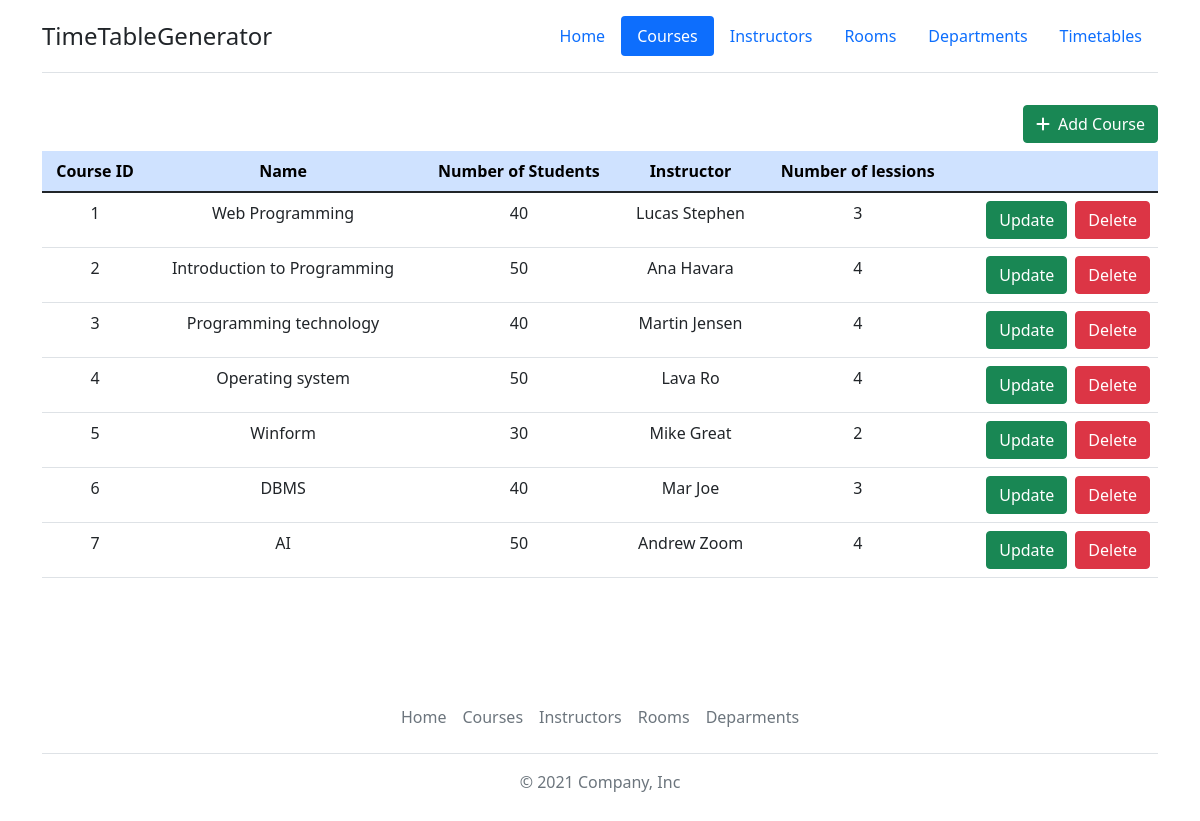
Page /timetable/list-courses/ on the earlier database version.
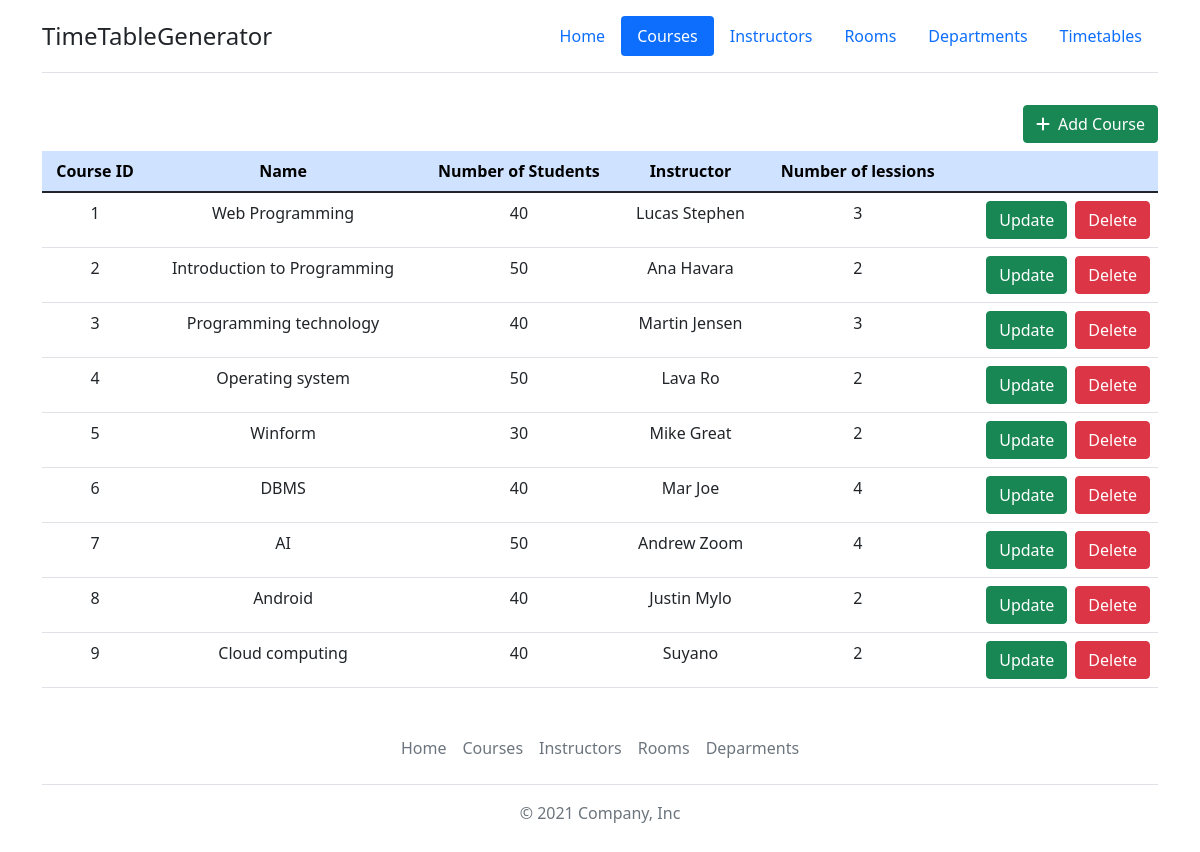
Same page on the later database version.
### Timetable/models.py (models this page shows, shortened)
class Course(models.Model):
    course_id = models.AutoField(primary_key=True)
    name = models.CharField(max_length=50)
    number_of_students = models.IntegerField()
    number_of_lessions_per_week = models.IntegerField(default=1)
    instructors = models.ForeignKey(Instructor, on_delete=models.CASCADE, null=True, blank=True)

class Instructor(models.Model):
    inst_id = models.AutoField(primary_key=True)
    name = models.CharField(max_length=50)
    def __str__(self):
        return self.name

### Timetable/views.py (the view)
# urls.py: path('list-courses/', views.listCourses, name='courses'),
def listCourses(request):
    courses = Course.objects.all()
    context = {'courses': courses}
    return render(request, 'courses.html', context)

### Timetable/templates/courses.html (shortened to what this page needs)
{% extends 'base.html' %}
{% load static %}
{% block navbar %}
<header class="d-flex flex-wrap justify-content-center py-3 mb-4 border-bottom">
    <a href="{% url 'home' %}" class="d-flex align-items-center mb-3 mb-md-0 me-md-auto text-dark text-decoration-none">
        <span class="fs-4">TimeTableGenerator</span>
    </a>
    <ul class="nav nav-pills">
        <li class="nav-item"><a href="{% url 'home' %}" class="nav-link">Home</a></li>
        <li class="nav-item"><a href="{% url 'courses' %}" class="nav-link active" aria-current="page">Courses</a></li>
        <li class="nav-item"><a href="{% url 'instructors' %}" class="nav-link">Instructors</a></li>
        <li class="nav-item"><a href="{% url 'rooms' %}" class="nav-link">Rooms</a></li>
        <li class="nav-item"><a href="{% url 'departments' %}" class="nav-link">Departments</a></li>
        <li calss="nav-item"><a href="{% url 'timetables' %}" class="nav-link">Timetables</a></li>
    </ul>
</header>
{% endblock %}
{% block content %}
<div class="container" style="min-height: 70vh;">
    <div class="table-responsive-lg">
        <a href="{% url 'addCourse' %}" class="btn btn-success float-end my-2"><i class="fas fa-plus me-2"></i>Add Course</a>
        <table class="table table-hover">
            <thead>
                <tr class="table-primary">
                    <th class="text-center" scope="col">Course ID</th>
                    <th class="text-center" scope="col">Name</th>
                    <th class="text-center" scope="col">Number of Students</th>
                    <th class="text-center" scope="col">Instructor</th>
                    <th class="text-center" scope="col">Number of lessions</th>
                    <th scope="col"> </th>
                </tr>
            </thead>
            <tbody>
                {% for course in courses %}
                    <tr>
                        <td class="text-center">{{ course.course_id }}</td>
                        <td class="text-center">{{ course.name }}</td>
                        <td class="text-center">{{ course.number_of_students }}</td>
                        <td class="text-center">{{ course.instructors }}</td>
                        <td class="text-center">{{ course.number_of_lessions_per_week }}</td>
                        <td>
                            <div class="d-flex justify-content-end">
                                <a class="btn btn-success me-2" href="{% url 'updateCourse' course.course_id %}">Update</a>
                                <form action="{% url 'deleteCourse' course.course_id %}" method="POST">
                                    <button class="btn btn-danger" type="submit">Delete</button>
                                </form>
                            </div>
                        </td>
                    </tr>
                {% endfor %}
            </tbody>
        </table>
    </div>
</div>
{% endblock %}

Differences in the rows shown:
changed Course "Introduction to Programming": number_of_lessions_per_week "4" → "2"
changed Course "Programming technology": number_of_lessions_per_week "4" → "3"
changed Course "Operating system": number_of_lessions_per_week "4" → "2"
changed Course "DBMS": number_of_lessions_per_week "3" → "4"
added Course: course_id "8", name "Android", number_of_students "40", instructors "Justin Mylo", number_of_lessions_per_week "2"
added Course: course_id "9", name "Cloud computing", number_of_students "40", instructors "Suyano", number_of_lessions_per_week "2"
